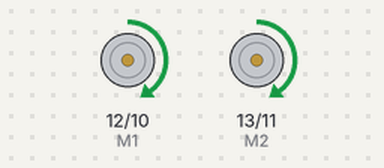
Simulated run of this sketch. Board: Arduino Uno, built with avr-gcc and run on an emulated ATmega328P. On the bench: direction and speed pins drawn as motors (green arrow = direction pin HIGH = forward, orange = LOW = backward, longer = more drive).

Above: at 0.5 s.
At 2.6 s:
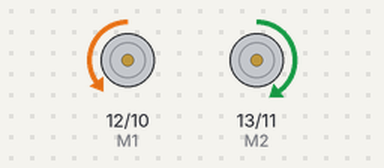
At 3.6 s:
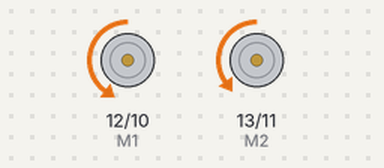
At 4.7 s:
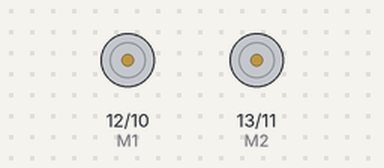
Timing chart, 0 to 6.8 s (numbered marks = the images above):
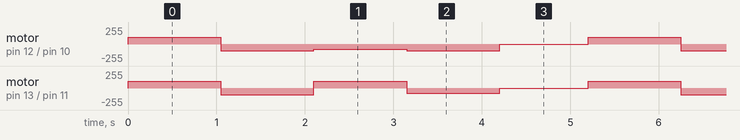

Measured:
- by itself, motor on pin 13 (M2) / pin 11 (E2): repeats every 5.2 s: backward 100/255 1.1 s, forward 100/255 1.1 s, backward 80/255 1.1 s, stopped 1.0 s, forward 100/255 1.1 s
- by itself, motor on pin 12 (M1) / pin 10 (E1): repeats every 5.2 s: backward 100/255 1.1 s, backward 80/255 1.1 s, backward 100/255 1.1 s, stopped 1.0 s, forward 100/255 1.1 s

The sketch:

robotCar-FBLR.ino
```cpp
#include <SoftwareSerial.h>
SoftwareSerial BTserial(3, 4);
char val;
int E1 = 10; //pwm
int M1 = 12;
int E2 = 11; //pwm
int M2 = 13;
//R_speed & L_speed  0~255
void forward(byte R_SPEED, byte L_SPEED)
{
  analogWrite(E1, R_SPEED);
  analogWrite(E2, L_SPEED);
  digitalWrite(M1, HIGH);
  digitalWrite(M2, HIGH);
  delay(50);
}

void back(byte R_SPEED, byte L_SPEED)
{
  analogWrite(E1, R_SPEED);
  analogWrite(E2, L_SPEED);
  digitalWrite(M1, LOW);
  digitalWrite(M2, LOW);
  delay(50);
}

void right(byte R_SPEED, byte L_SPEED){
  analogWrite(E1, R_SPEED);
  analogWrite(E2, L_SPEED);
  digitalWrite(M1, HIGH);
  digitalWrite(M2, LOW);
  delay(50);
}

void left(byte R_SPEED, byte L_SPEED){
  analogWrite(E1, R_SPEED);
  analogWrite(E2, L_SPEED);
  digitalWrite(M1, LOW);
  digitalWrite(M2, HIGH);
  delay(50);
}

void stop(byte R_SPEED, byte L_SPEED)
{
  analogWrite(E1, R_SPEED);
  analogWrite(E2, L_SPEED);
  digitalWrite(M1, HIGH);
  digitalWrite(M2, HIGH);
  // delay(50);
}

void setup()
{
  pinMode(M1, OUTPUT);
  pinMode(M2, OUTPUT);
}

void loop(){
  forward(100, 100);
  delay(1000);
  back(100, 100);
  delay(1000);
  left(80, 100);
  delay(1000);
  back(100, 80);
  delay(1000);
  stop(0, 0);
  delay(1000);
}
```
